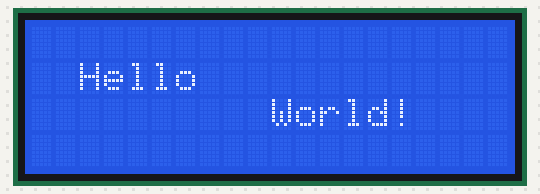
Bench run of a sketch on a simulated Arduino Uno, built with avr-gcc and run on an emulated ATmega328P. Shown: 20×4 character LCD.

Above: at 0.1 s.
At 1.1 s:
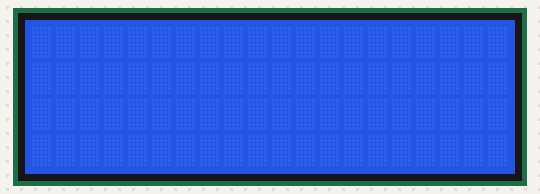

The sketch:

Auto_detect_I2C_backpack_config.ino
```cpp
// Detects the type of I2C backpack mounted on LCD display with HD4470 controller chip e.g. the pin mapping

// I2C_hello_world_20x4_LCD_basic
// public domain
// hd44780 library by Bill Perry

#include <Wire.h>

#include <hd44780.h> // include hd44780 library header file
#include <hd44780ioClass/hd44780_I2Cexp.h> // i/o expander/backpack class

hd44780_I2Cexp lcd; // auto detect backpack and pin mappings

void setup() {

lcd.begin(20,4); //initialize the lcd
lcd.clear();

}

void loop () {

lcd.setCursor(2,1); // start on third position of the second line of the display
lcd.print ("Hello");

lcd.setCursor(10,2); // start on the eleventh position of the third line of the display
lcd.print("World!");
delay (1000);

for (int j=0; j<4; j++){
lcd.setCursor(00,j);
lcd.clear(); // clears the line where the cursor is positioned
}

delay(500);

}
```

Measured:
- what the display in image 1 shows lasts 0.5 s, from 1.1 s to 1.6 s
